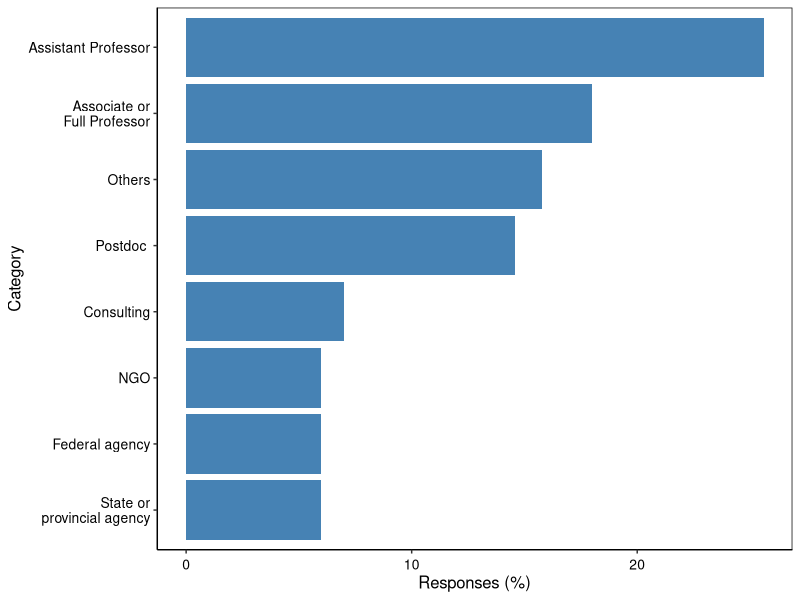
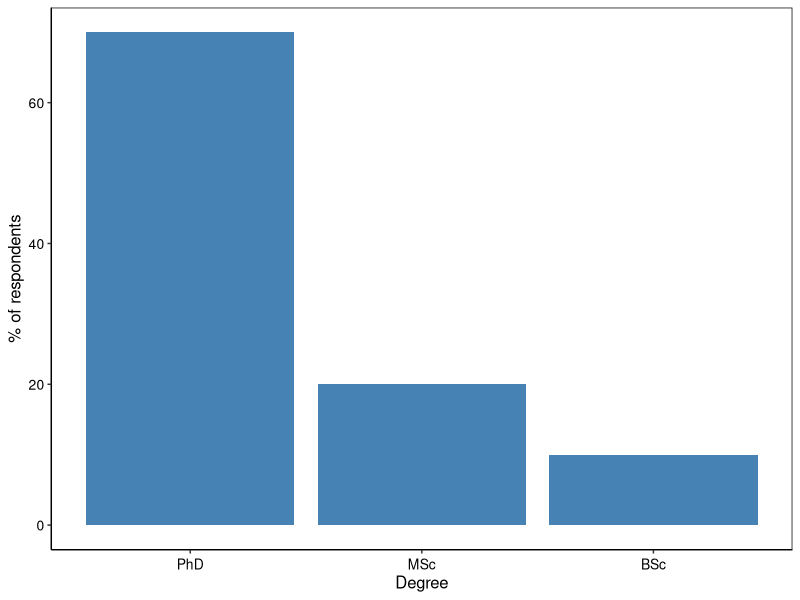
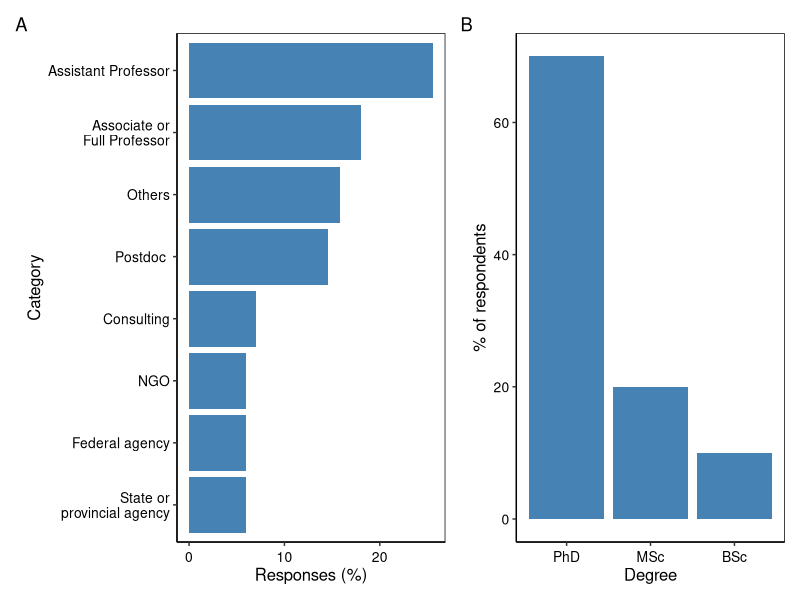
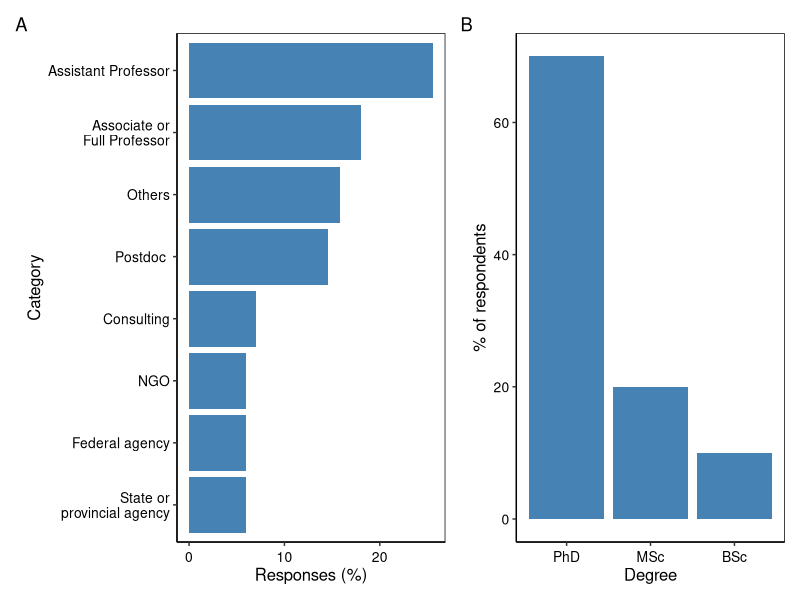

Source code (R) for these figures, in order: (Note: this script raises an error after producing the figures.)


library('ggplot2')
library('patchwork')
library(dplyr)


category <- c('Assistant Professor','Associate or Full Professor',
            'Postdoc ', 'Consulting', 'State or provincial agency', 'Federal agency',
            'NGO','Others')

responses <- c(25.6,18,14.6,7,6,6,6,15.8)

perfil <- data.frame(category, responses)
perfil

perfil$category <- factor(perfil$category, levels = perfil$category)

p1 <- ggplot(data=perfil, aes(x=reorder(category, responses), y=responses)) +
  labs(x= "Category", y = "Responses (%)") +
  geom_bar(stat="identity",fill="steelblue") + 
  coord_flip() +
  
  theme(axis.title.y = element_text(size = 12, angle = 90)) + # axis y 
  theme(axis.title.x = element_text(size = 12, angle = 00)) + # axis x
  theme(axis.text.x=element_text(angle=0, size=10, vjust=0.5, color="black")) + #subaxis x
  theme(axis.text.y=element_text(angle=0, size=10, vjust=0.5, color="black")) + #subaxis y
  
  # Panel
  theme(panel.grid.major = element_blank(), panel.grid.minor = element_blank(),
        panel.background = element_blank(), axis.line = element_line(colour = "black")) +
  theme(panel.border = element_rect(colour = "black", fill=NA, size=0.5)) +
  
  scale_x_discrete(labels=c('State or\n provincial agency', 'Federal agency',
                            'NGO','Consulting','Postdoc ','Others',
                            'Associate or\n Full Professor','Assistant Professor'))
p1


# Degree ------------------------------------------------------------------

degree <- c('PhD','MSc','BSc')
number <- c(70,20,10)

degree<- data.frame(degree, number)
degree


p2 <- ggplot(data=degree, aes(x=reorder(degree, -number), y=number)) +
  labs(x= "Degree", y = "% of respondents") +
  geom_bar(stat="identity", fill="steelblue") + 

  
  theme(axis.title.y = element_text(size = 12, angle = 90)) + # axis y 
  theme(axis.title.x = element_text(size = 12, angle = 00)) + # axis x
  theme(axis.text.x=element_text(angle=0, size=10, vjust=0.5, color="black")) + #subaxis x
  theme(axis.text.y=element_text(angle=0, size=10, vjust=0.5, color="black")) + #subaxis y
  
  # Panel
  theme(panel.grid.major = element_blank(), panel.grid.minor = element_blank(),
        panel.background = element_blank(), axis.line = element_line(colour = "black")) +
  theme(panel.border = element_rect(colour = "black", fill=NA, size=0.5))
p2  
 
Fig1 <- p1 + p2
Fig1 + plot_annotation(tag_levels = 'A')
Fig1 + ggsave("Figure_1.jpeg") 


# Continually attending SFS meetings ---------------------------------------

continually <- c('Yes','Not','Not applicable (not yet graduated)')
number <- c(51,29,20)

continually <- data.frame(continually, number)
continually

p3 <- ggplot(data=continually, aes(x=reorder(continually,-number), y=number)) +
  labs(x= "Attending continually", y = "% of respondents") +
  geom_bar(stat="identity",fill="steelblue") + 
  
  
  theme(axis.title.y = element_text(size = 12, angle = 90)) + # axis y 
  theme(axis.title.x = element_text(size = 12, angle = 00)) + # axis x
  theme(axis.text.x=element_text(angle=0, size=10, vjust=0.5, color="black")) + #subaxis x
  theme(axis.text.y=element_text(angle=0, size=10, vjust=0.5, color="black")) + #subaxis y
  
  # Panel
  theme(panel.grid.major = element_blank(), panel.grid.minor = element_blank(),
        panel.background = element_blank(), axis.line = element_line(colour = "black")) +
  theme(panel.border = element_rect(colour = "black", fill=NA, size=0.5)) +
  
  scale_x_discrete(labels=c('Yes',
                            'No',
                            'Not applicable\n (not yet\n graduated'))

p3

# Why no continually  ---------------------------------------

continually <- c('Did not have funds for membership fee',
                 'Did not plan to attend the annual meeting',
                 'Other reasons')

number <- c(55,21,24)

continually <- data.frame(continually, number)
continually

levels(continually$continually) <- gsub(" ", "\n", levels(continually$continually))

p4 <- ggplot(data=continually, aes(x=reorder(continually, number), y=number)) +
  labs(x= "Category", y = "Responses (%)") +
  geom_bar(stat="identity",fill="steelblue") + 
  coord_flip() +
  
  theme(axis.title.y = element_text(size = 12, angle = 90)) + # axis y 
  theme(axis.title.x = element_text(size = 12, angle = 00)) + # axis x
  theme(axis.text.x=element_text(angle=0, size=10, vjust=0.5, color="black")) + #subaxis x
  theme(axis.text.y=element_text(angle=0, size=10, vjust=0.5, color="black")) + #subaxis y
  
  # Panel
  theme(panel.grid.major = element_blank(), panel.grid.minor = element_blank(),
        panel.background = element_blank(), axis.line = element_line(colour = "black")) +
  theme(panel.border = element_rect(colour = "black", fill=NA, size=0.5)) +
  
  scale_x_discrete(labels=c('Other reasons',
                            'Did not plan to attend\n the annual meeting',
                            'Did not have funds for\n membership fee'))

p4

Fig2 <- p3 + p4
Fig2 + plot_annotation(tag_levels = 'A')
Fig2 + ggsave("Figure_2.jpeg") 


# Interest ----------------------------------------------------------------

option <- c(rep("option1" , 5) , rep("option2" , 5) , rep("option3" , 5) )

category <- c('Community Ecology','Biogeochemistry','Conservation','Streams/Rivers','Hydrology',
              'Streams/Rivers', 'Conservation', 'Biogeochemistry', 'Management', 'Hydrology',
              'Streams/Rivers', 'Invertebrates','Lakes', 'Management', 'Conservation')
numbers <- c(48,24,7,5,4,
             32.29,12.5,8.33,8.33,8.33,
             29.17,10.42,9.38,6.26,5.21
             )

interest <- data.frame(option,category, numbers)
interest

plotorder = c('Community Ecology','Biogeochemistry','Conservation','Streams/Rivers',
              'Hydrology','Invertebrates','Lakes', 'Management')

p <- ggplot(interest, 
       aes(x=reorder(option,numbers), y=numbers, fill=reorder(category,numbers))) + 
  geom_bar(stat="identity") +
  labs(x= "", y = "Percentage", fill= "Topic") +
   scale_fill_brewer(palette="Blues")+
  coord_flip()+
   guides(fill = guide_legend(reverse=TRUE)) +
   theme(axis.title.y = element_text(size = 12, angle = 90)) + # axis y 
   theme(axis.title.x = element_text(size = 12, angle = 00)) + # axis x
   theme(axis.text.x=element_text(angle=0, size=10, vjust=0.5, color="black")) + #subaxis x
   theme(axis.text.y=element_text(angle=0, size=10, vjust=0.5, color="black")) + #subaxis y
   
   # Panel
   theme(panel.grid.major = element_blank(), panel.grid.minor = element_blank(),
         panel.background = element_blank(), axis.line = element_line(colour = "black")) +
   theme(panel.border = element_rect(colour = "black", fill=NA, size=0.5))
p + ggsave("Figure_3.jpeg") 

